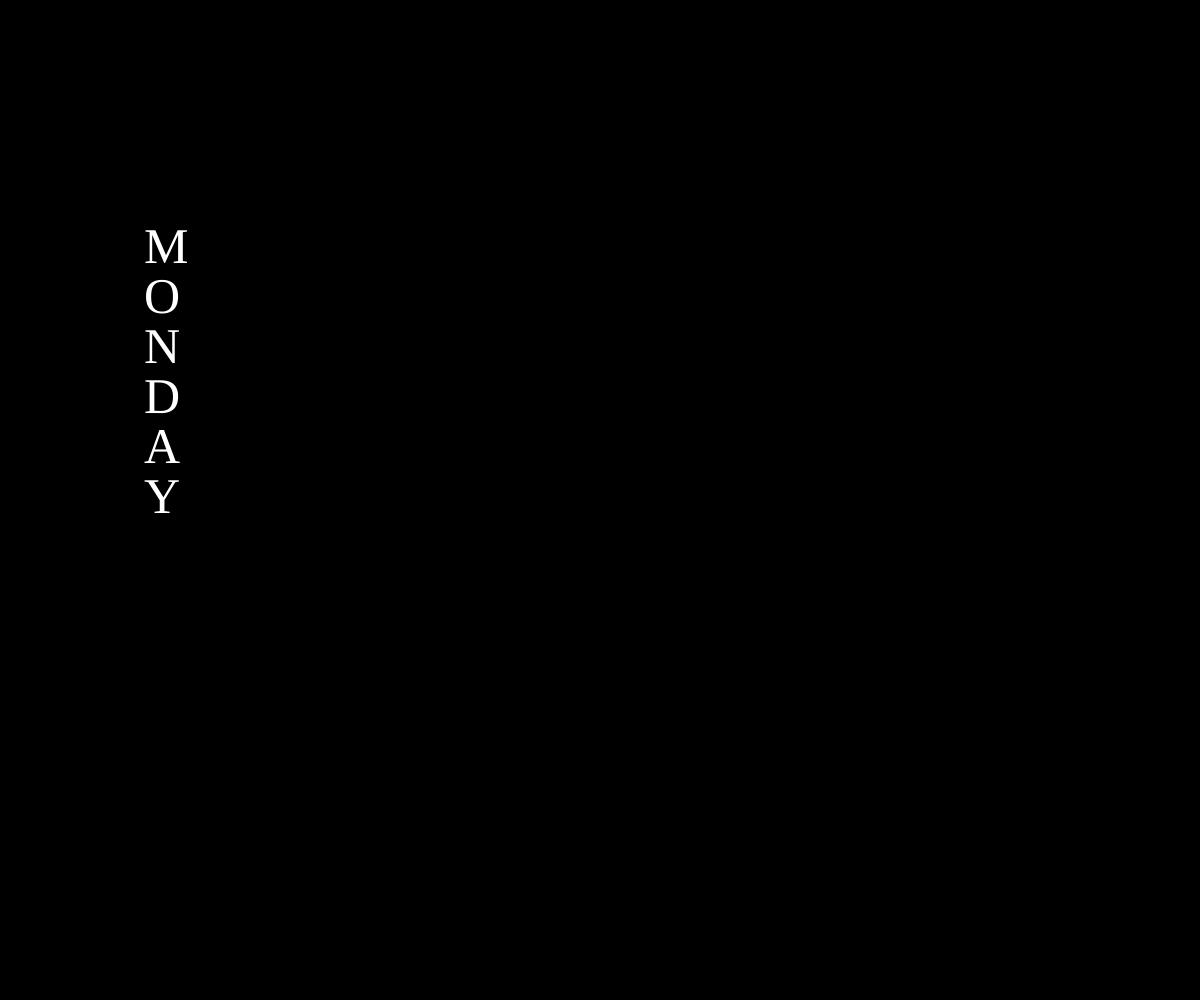
Frame 1 (no input)
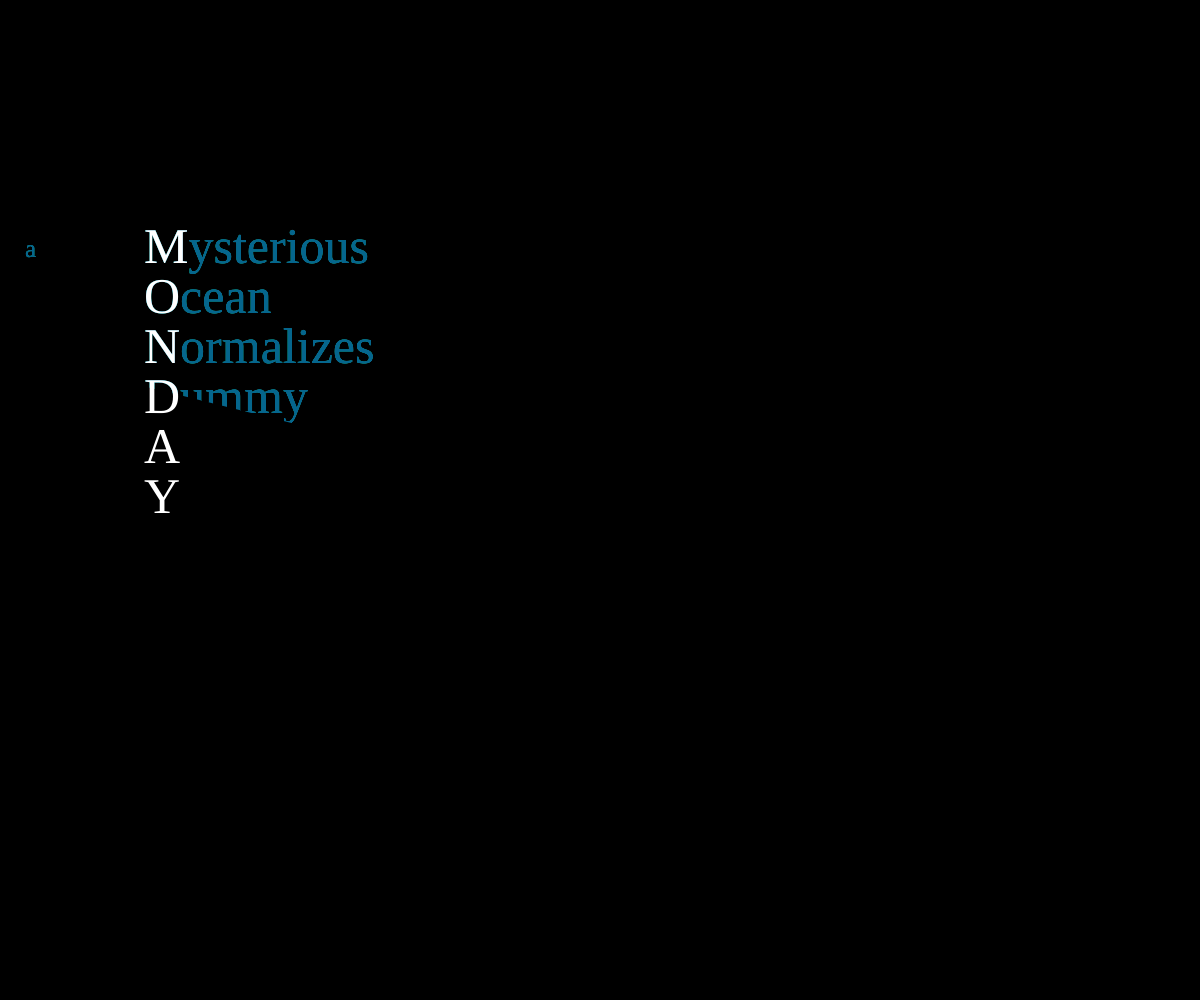
Frame 60 (no input)
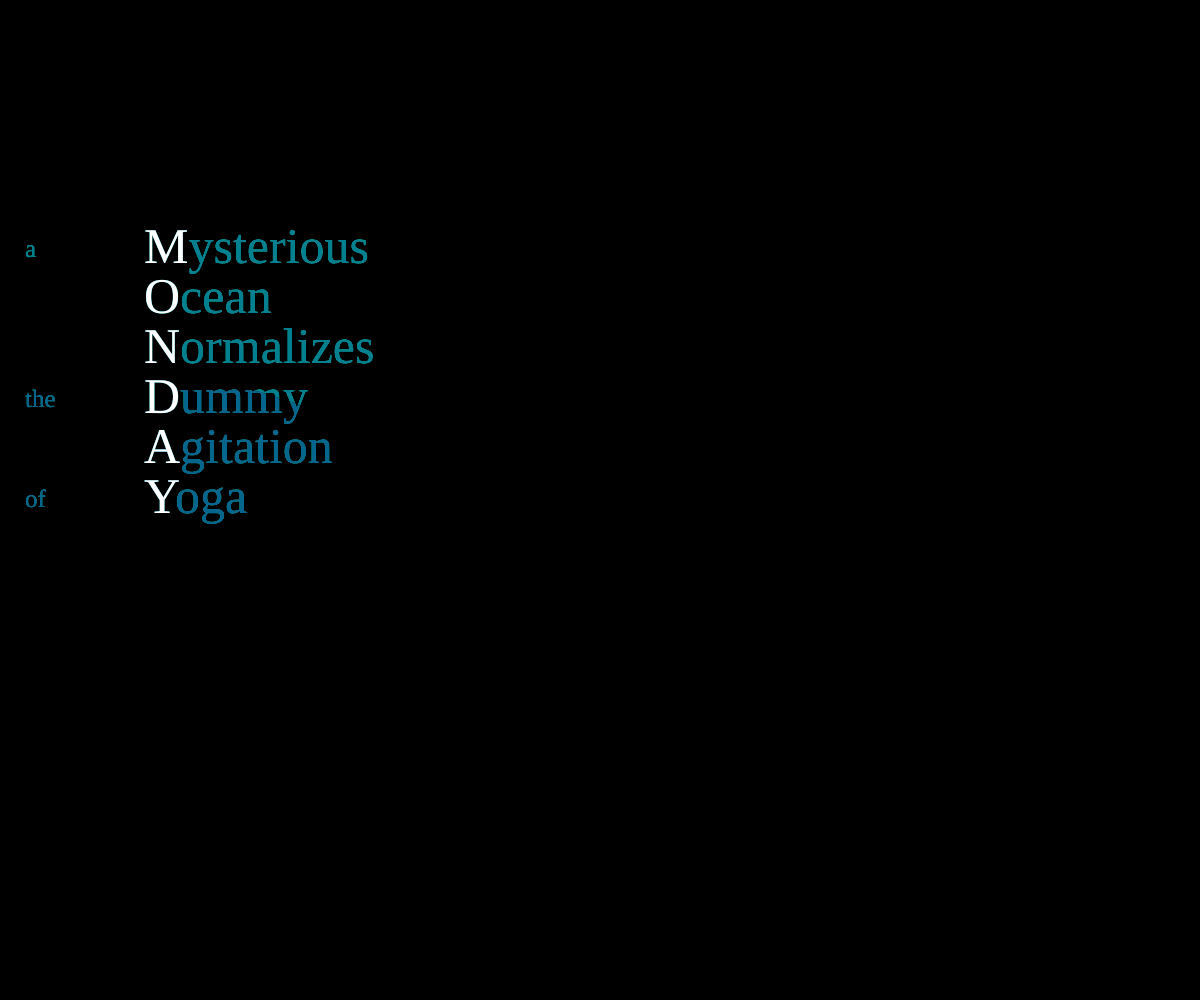
Frame 120 (the mouse pressed at the canvas centre since frame 60)

The p5.js sketch that drew these frames (run headless with seeded random() and noise() and a simulated clock; from frame 60 on, the mouse is pressed at the canvas centre):

// p5.js sketch
// ── sketch.js

var ms = ["Macabre", "Mischievous", "Mystic", "Marbled", "Mesmerising", "Metaphysical", "Mysterious", "Mythological", "Metaphoric"]
var os = ["Oak", "Ocean", "Ocarina", "Obelisk", "Oyster", "Ozone", "Output", "Oscillation"]
var ns = ["Names", "Narrates", "Nests", "Needs", "Normalizes", "Neglects"]
var ds = ["Deaf", "Dual", "Dummy", "Dreamy", "Drastic", "Dogmatic", "Disruptive", "Dystopian"]
var as = ["Adagio", "Antagonism", "Approximation", "Accumulation", "Achievement", "Agitation", "Algotihm"]
var ys = ["Youth", "Yellow", "Year", "Yoga", "Yo-yo", "Yodel", "Yucca", "Yesterday", "Yeti", "Yogurt", "Yeast"]

var cs = [["#05668D", "#028090", "#00A896", "#02C39A", "#F48F51"],
          ["#f9ecff", "#f2d9fb", "#cbffe8", "#b7f4da", "#a8f995"],
          ["#f9c8f7", "#f9d6b3", "#eef2a6", "#a6d0f0", "#6da3ff"],
          ["#DB2B39", "#FFB400", "#29335C", "#EFC69B", "#473144"],
          ["#29C2DC", "#FCE300", "#42E17A", "#663399", "#DCDCDC"],
          ["#31393C", "#FFB400", "#2176FF", "#33A1FD", "#FDCA40"]
         ]
var csId = 0;

var fonts = ['Monoton', 'Fredericka the Great', 'Faster One', 'Nosifer', 'Sancreek','Plaster']
var fontId = 5

var det = ["a", "the", "this","that", "any", "each", "every"]
var detId = [0,1]

var img2
var img
var change = true;
var textDim

function setup() {
    createCanvas(windowWidth, windowHeight)
    //imageMode(CENTER)

    img = createGraphics(windowWidth, windowHeight)
    img.pixelDensity(1)
    img.background(0)
    img.textFont(fonts[fontId])
    textFont(fonts[fontId])
    textDim  = ((width + height) / 2) / 22
    generateAcrostich();


}

function draw() {

    // animation speed
    var steps = frameCount / 95

    // randomize stuff
    if (steps % TWO_PI > 5.5 && change == true && steps % TWO_PI < 6.17) {

        for (var i = 0 ; i < detId.length; i++){
            detId[i] = int(random(det.length))
        }
        csId = int (random(cs.length))
        fontId = int(random(fonts.length))
        generateAcrostich()
        change == false;
    } else if (steps % TWO_PI > 6.17) {
        change = true
    }

    // draw the rotating triangles according to a color palette
    img.background(0)
    var prevX = windowWidth / 2;
    var prevY = -windowHeight / 2
    var radius = windowWidth * windowHeight
    for (var i = 0; i < 5; i++) {
        var angle = map(i, 0, 4, 0, PI / 1.5)
        var xpos = 0 + radius * cos(angle)
        var ypos = 0 + radius * sin(angle)

        img.push()
        img.noStroke()
        img.translate(windowWidth / 2, windowHeight / 2)
        img.rotate(PI * 3 / 2 - steps);
        img.fill(cs[csId][i])
        img.triangle(0, 0, prevX, prevY, xpos, ypos)
        img.pop()

        prevX = xpos
        prevY = ypos

    }

    // do the blending of the accrostich mask and the rotating triangles image
    background(255)
    image(img, 0, 0)
    blend(img2, 0, 0, windowWidth, windowHeight, 0, 0, windowWidth, windowHeight, DARKEST)

    // display 'monday' as an overlay
    textFont(fonts[fontId])
    textAlign(LEFT, CENTER)
    textSize(textDim)
    fill(255)
    text("M", windowWidth * 0.12, windowHeight*0.25 + 0 * textDim)
    text("O", windowWidth * 0.12, windowHeight*0.25 + 1 * textDim)
    text("N", windowWidth * 0.12, windowHeight*0.25 + 2 * textDim)
    text("D", windowWidth * 0.12, windowHeight*0.25 + 3 * textDim)
    text("A", windowWidth * 0.12, windowHeight*0.25 + 4 * textDim)
    text("Y", windowWidth * 0.12, windowHeight*0.25 + 5 * textDim)

}

function generateAcrostich() {
    img2 = createGraphics(windowWidth, windowHeight)
    img2.textFont(fonts[fontId])
    img2.background(0)
    img2.textSize(textDim)
    img2.textAlign(LEFT, CENTER)

    img2.fill(255)
    img2.textSize(textDim/2)
    img2.text(det[detId[0]], windowHeight*0.025, windowHeight*0.25)
    img2.textSize(textDim)
    img2.text(ms[int(random(ms.length))], windowWidth * 0.12, windowHeight*0.25 + 0 * textDim)
    img2.text(os[int(random(os.length))], windowWidth * 0.12, windowHeight*0.25 + 1 * textDim)
    img2.text(ns[int(random(ns.length))], windowWidth * 0.12, windowHeight*0.25 + 2 * textDim)
    img2.textSize(textDim/2)
    img2.text(det[detId[1]], windowHeight*0.025, windowHeight*0.25 + 3 * textDim)
    img2.textSize(textDim)
    img2.text(ds[int(random(ds.length))], windowWidth * 0.12, windowHeight*0.25 + 3 * textDim)
    img2.text(as[int(random(as.length))], windowWidth * 0.12, windowHeight*0.25 + 4 * textDim)
    img2.textSize(textDim/2)
    img2.text("of " , windowHeight*0.025, windowHeight*0.25 + 5 * textDim)
    img2.textSize(textDim)
    img2.text(ys[int(random(ys.length))], windowWidth * 0.12, windowHeight*0.25 + 5 * textDim)


}


// recalculate on mouseReleased
function mouseReleased() {
    generateAcrostich()
    img.background(0)
}
